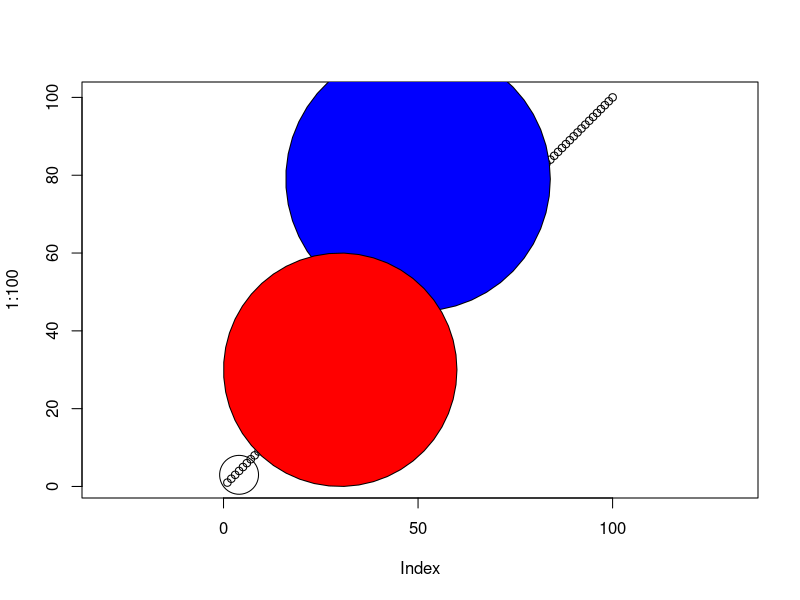

The R source for this figure: (Note: this script raises an error after producing the figure.)

circlemov <- function (x,y,r, ...)
{
  p <- seq(0, 2*pi, len=50)
  cx <- x+r*cos(p) ; cy <- y+r*sin(p)
  polygon(cx, cy, ...)
}

plot(1:100, asp=1)

circlemov( 50,79, 34, col="blue")
circlemov(4,3,5)
circlemov(30,30,30, col="red")


obj_t1 <- seq(5.7,34.2, length.out = 20)
obj_t1


x <- c(1,2,5,10,20,50)
obj_t2 <- rep(x, each=15)
obj_t2


iris[iris$Species=="versicolor",]


ability.cov
ability.cov$cov <- NULL
ability.cov








per95 <- function (x)
{quantile(x, probs = 0.95)}

per95(  rnorm(2000)  )  # should be approximately 1.64 (1.5-1.8)
unname(per95)

per95 <- unname(per95())


med_avg <- function(vec, na.rm=TRUE)
{ 
  c("Mean"=mean(vec), "Median"= median(vec))}
med_avg(c(10,2,3,44,50000,60000000))




